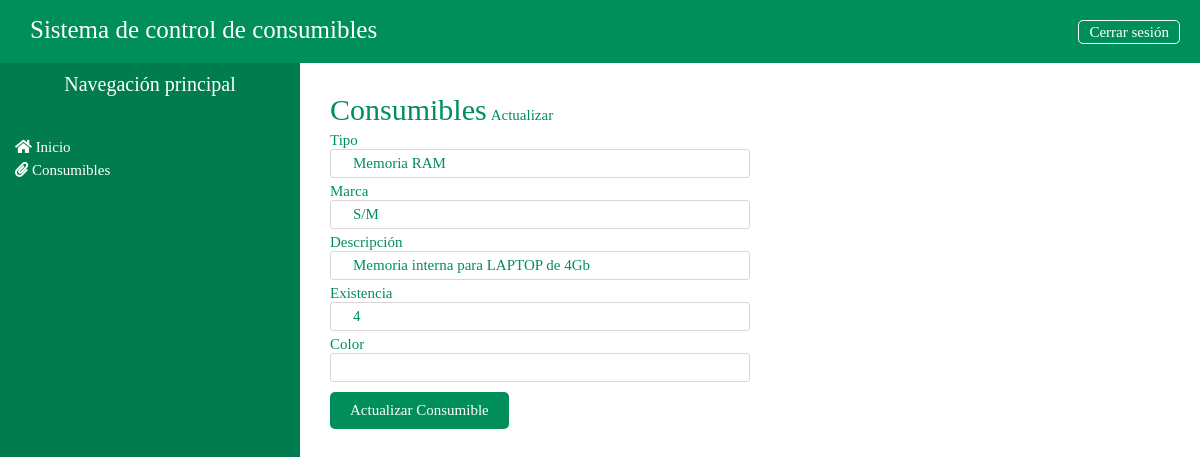
/mantenimiento/consumibles/editConsumible/4, run on the app's committed database.
### tables this page shows
CREATE TABLE `tb_consumibles` (
  `id_consumible` int(10) NOT NULL,
  `tipo` varchar(20) DEFAULT NULL,
  `marca` varchar(20) DEFAULT NULL,
  `descripcion` varchar(50) DEFAULT NULL,
  `color` varchar(20) DEFAULT NULL,
  `total_consumibles` int(3) DEFAULT NULL,
  `estado` int(1) DEFAULT NULL
);

### application/controllers/mantenimiento/Consumibles.php (called while the page is built, shortened)
<?php
class Consumibles extends CI_Controller {
	public function __construct(){
		$this->load->model("Consumibles_model");
	}
	public function editConsumible($id_consumible){
		$data = array(
			'consumibles' => $this-> Consumibles_model->getConsumiblesEdit($id_consumible)
		);
		$this->load->view('layouts/header');
		$this->load->view('layouts/aside');
        $this->load->view('admin/consumibles/editConsumible', $data);
	}
}

### index.php (called while the page is built, shortened)
<?php
require_once BASEPATH.'core/CodeIgniter.php';

### application/models/Consumibles_model.php (called while the page is built, shortened)
<?php
class Consumibles_model extends CI_Model {
    public function getConsumiblesEdit($id_consumible){
        $this->db->where("id_consumible", $id_consumible);
        $resultado = $this->db->get("tb_consumibles");
        return $resultado->row();
    }
}

### application/views/admin/consumibles/editConsumible.php (the view, shortened to what this page needs)
<main>
    <section class="c-main-consumibles agregar-consumible">
        <div class="c-main-title">
            <span>Consumibles</span>
            <small>Actualizar</small>
        </div>
        <div class="c-main-form">
            <form action="<?php echo base_url();?>mantenimiento/consumibles/updateConsumible" method="post">
                <div class="c-input-group">
                    <label for="tb_tipo">Tipo</label>
                    <input type="text" id="tb_tipo" name="tb_tipo" value="<?php echo $consumibles->tipo ?>">
                </div>
                <div class="c-input-group">
                    <label for="tb_marca">Marca</label>
                    <input type="text" id="tb_marca" name="tb_marca" value="<?php echo $consumibles->marca ?>">
                </div>
                <div class="c-input-group">
                    <label for="tb_descripcion">Descripción</label>
                    <input type="text" id="tb_descripcion" name="tb_descripcion" value="<?php echo $consumibles->descripcion ?>">
                </div>
                <div class="c-input-group">
                    <label for="tb_existencia">Existencia</label>
                    <input type="number" id="tb_existencia" name="tb_existencia" value="<?php echo $consumibles->total_consumibles ?>">
                </div>
                <div class="c-input-group">
                    <label for="tb_color">Color</label>
                    <input type="text" id="tb_color" name="tb_color" value="<?php echo $consumibles->color ?>">
                </div>
                <button>Actualizar Consumible</button>
            </form>
        </div>
    </section>
</main>

### assets/css/__config.css (style rules this page uses)
html, body { margin: 0; padding: 0; border: 0; text-decoration: none; list-style: none; -webkit-box-sizing: border-box; box-sizing: border-box; outline: none; }
a, aside, body, div, footer, form, h1, h2, h3, h4, h5, h6, header, html, iframe, img, label, li, object, ol, p, pre, span, tbody, td, th, tr, ul { margin: 0; padding: 0; border: 0; font-size: 100%; font: inherit; vertical-align: baseline; -webkit-box-sizing: border-box; box-sizing: border-box; }

### assets/css/dashboard.css (style rules this page uses)
aside, main { display: -webkit-inline-box; display: -ms-inline-flexbox; display: inline-flex; }
main { background: #fff; width: 74%; position: absolute; }
main .c-main-consumibles { padding: 30px 30px 0px 30px; width: 100%; }
main .c-main-consumibles .c-main-title span, main .c-main-consumibles .c-main-title small { color: #008E5A; font-family: 'Mukta-Regular'; }
main .c-main-consumibles .c-main-title span { font-size: 30px; }
main .c-main-consumibles .c-main-title small { font-size: 15px; }
main .agregar-consumible .c-main-form form .c-input-group { margin: 5px 0px 0px 0px; display: -webkit-box; display: -ms-flexbox; display: flex; -webkit-box-orient: vertical; -webkit-box-direction: normal; -ms-flex-direction: column; flex-direction: column; }
main .agregar-consumible .c-main-form form .c-input-group label { width: 200px; font-family: 'Mukta-Bold'; color: #008E5A !important; font-size: 15px; }
main .agregar-consumible .c-main-form form .c-input-group input { width: 50%; height: 25px; outline: none; font-family: 'Mukta-Regular'; color: #008E5A !important; font-size: 15px; text-indent: 20px; border-radius: 3px; border: solid 1px #D8D6D6; }
main .agregar-consumible .c-main-form form button { text-decoration: none; font-family: 'Mukta-Regular'; font-size: 15px; color: #fff; background: #008E5A; border-radius: 5px; border: none; margin-top: 10px; padding: 10px 20px; }

### data on the page
tb_consumibles: tb_tipo "Memoria RAM", tb_marca "S/M", tb_descripcion "Memoria interna para LAPTOP de 4Gb", tb_existencia "4"
